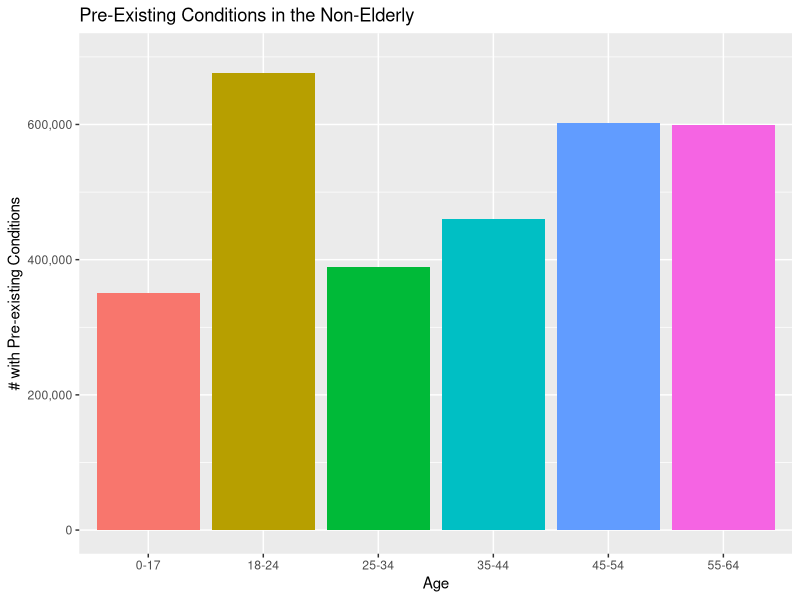
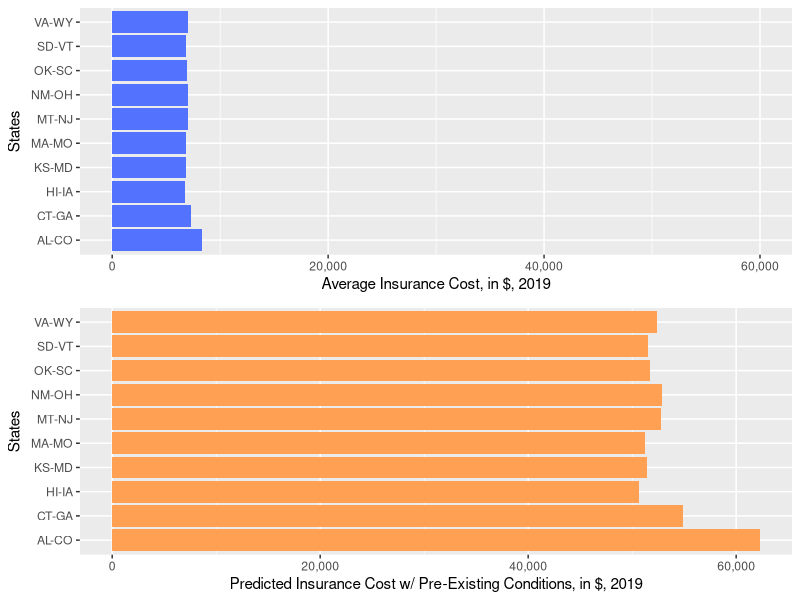

The R source for these figures, in order:
## ---- chunk 1
knitr::opts_chunk$set(echo = TRUE)
library(tidyverse)
library(readr)
library(ggpubr)
premiums <- read.csv("pre-existing-conditions-by-state.csv")

# install.packages("ggpubr") or check library(ggpubr) above to view graph 2.
## ---- chunk 2

options(scipen = 999)

premiums_melt <- premiums %>% gather(key = age, value = preexisting, X0_to_17_preexisting:X55_to_64_preexisting)

premiums_melt$preexisting <- as.numeric(as.character(premiums_melt$preexisting))

premiums_melt <- mutate(premiums_melt, cnt = c(1:n()))

premiums_melt$means_by_age <- with(premiums_melt, ave(preexisting, findInterval(cnt, c(1, 51, 102, 153,  204, 255, 306))))

ggplot(premiums_melt) +
  geom_col(aes(x=age, y=means_by_age, fill=age), show.legend = FALSE) +
  scale_y_continuous(limits=c(0, 700000), label = scales::comma_format()) +
  scale_x_discrete(labels = c("0-17", "18-24", "25-34", "35-44", "45-54", "55-64")) +
  labs(title = "Pre-Existing Conditions in the Non-Elderly", x = "Age", y = "# with Pre-existing Conditions")
  
## ---- chunk 3

options(scipen = 999)

premiums$insurance_cost_2019 <- as.numeric(as.character(premiums$insurance_cost_2019))
premiums$insurance_cost_preexisting_2019 <- as.numeric(as.character(premiums$insurance_cost_preexisting_2019))

# Had to divide outcome by 5 so that the costs aren't combined on the axes, and the graph shows the average of the five states.
col1 <- ggplot(premiums) +
  geom_col(aes(y = cut_number(state_num, 10), x = insurance_cost_2019/5), fill = "#5373ff") + 
  scale_x_continuous(name = "Average Insurance Cost, in $, 2019", limits = c(0, 60000), label = scales::comma_format()) + 
  scale_y_discrete(labels = c("AL-CO", "CT-GA", "HI-IA", "KS-MD", "MA-MO", "MT-NJ", "NM-OH", "OK-SC", "SD-VT", "VA-WY")) +
  labs(y = "States")
  

col2 <- ggplot(premiums) + 
  geom_col(aes(y = cut_number(state_num, 10), x = insurance_cost_preexisting_2019/5), fill = "#ffa053") +
  scale_x_continuous(label = scales::comma_format()) +
   scale_y_discrete(labels = c("AL-CO", "CT-GA", "HI-IA", "KS-MD", "MA-MO", "MT-NJ", "NM-OH", "OK-SC", "SD-VT", "VA-WY")) +
  labs(x = "Predicted Insurance Cost w/ Pre-Existing Conditions, in $, 2019", y = "States")



(colfigure <- ggarrange(col1, col2, nrow = 2))

